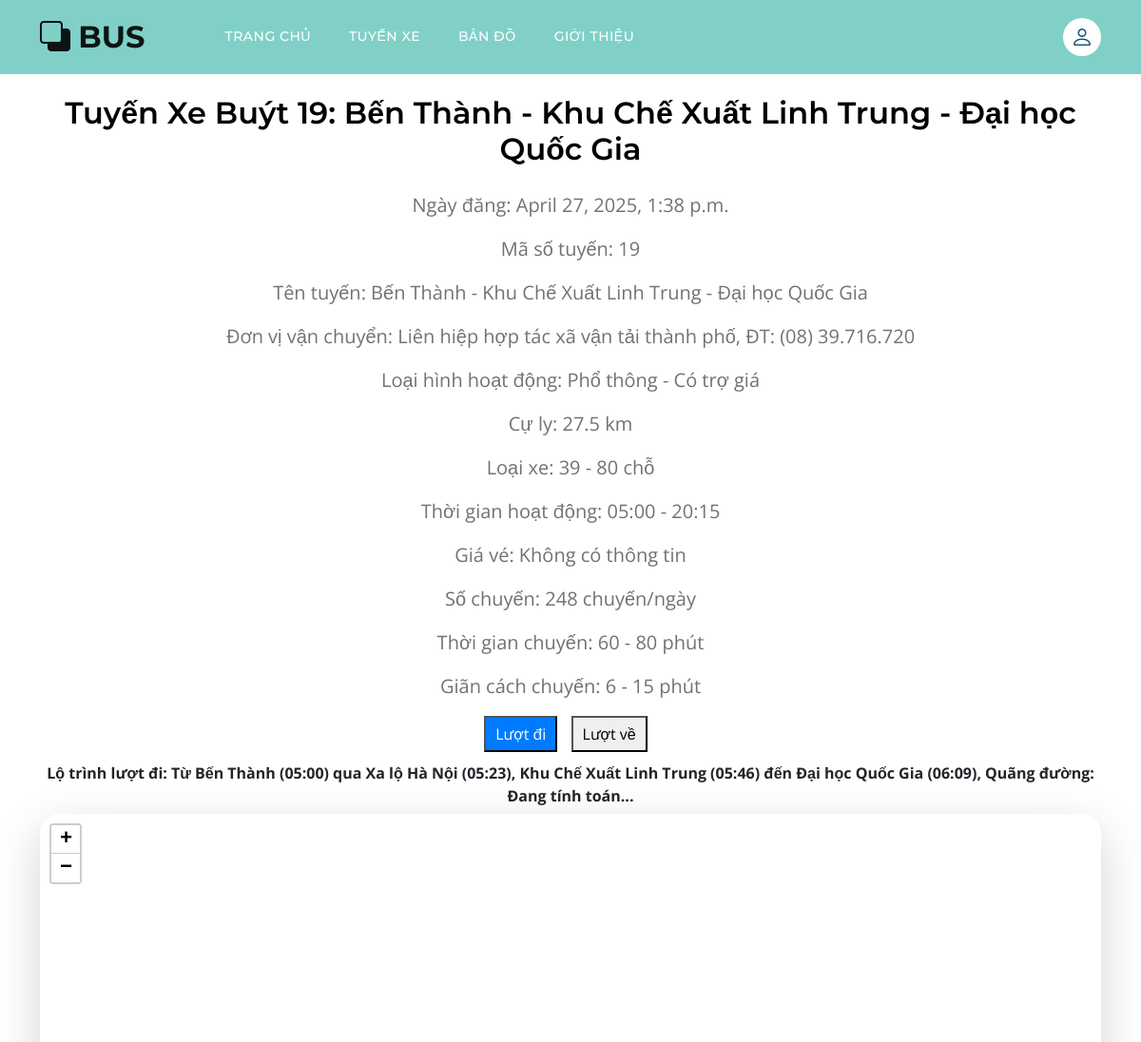
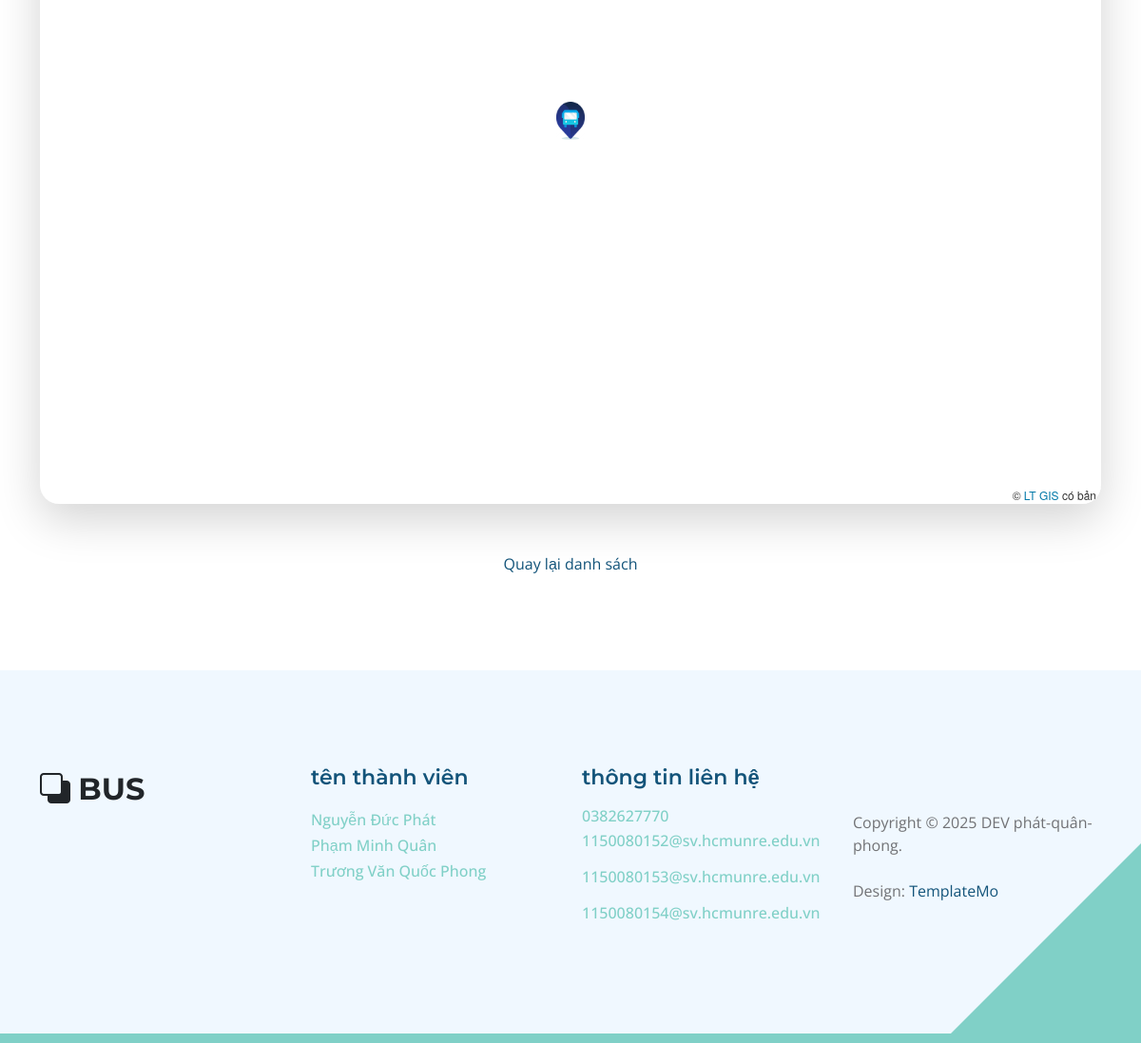
Page /bai-viet/tuyen-xe-buyt-19-ben-thanh-khu-che-xuat-linh-trung/ on the committed database (2 pictures, top to bottom).
### posts/models.py (models this page shows, shortened)
class Post(models.Model):
    title = models.CharField(max_length=100)
    body = models.TextField()
    slug = models.SlugField(unique=True)
    date = models.DateTimeField(auto_now_add=True)
    points_outbound = models.JSONField(default=list, blank=True)
    points_inbound = models.JSONField(default=list, blank=True)

### posts/views.py (the view)
# urls.py: path("<slug:slug>/", views.post_page, name="page"),
def post_page(request, slug):
    detail = get_object_or_404(Post, slug=slug)
    return render(request, "posts/post_page.html", {"detail": detail})

### posts/templates/posts/post_page.html (shortened to what this page needs)
{% extends "index.html" %} {% load static %} {% block map %}
<link rel="stylesheet" href="{% static 'leaflet/leaflet.css' %}" />
<link rel="stylesheet" href="{% static 'css/map.css' %}" />
<link
  rel="stylesheet"
  href="https://unpkg.com/leaflet-routing-machine@latest/dist/leaflet-routing-machine.css"
/>
{% endblock %} {% block content %}
<section class="section-padding">
  <div class="container">
    <div class="row">
      <div class="col-lg-12 col-12 text-center">
        <h3 class="mb-4">{{ detail.title }}</h3>
        <p>Ngày đăng: {{ detail.date }}</p>
        <div>
          <p>{{ detail.body|safe }}</p>
        </div>
        <div class="route-toggle">
          <button id="show-outbound" class="active">Lượt đi</button>
          <button id="show-inbound">Lượt về</button>
        </div>
        <div id="route-distance">Quãng đường: Đang tính toán...</div>
        <div id="map" class="custom-block bg-white shadow-lg mb-5" style="height:770px"></div>
        <a href="{% url 'posts:list' %}">Quay lại danh sách</a>
      </div>
    </div>
  </div>
</section>
{% endblock %}

### static/css/templatemo-topic-listing.css (style rules this page uses)
:root { --white-color: #ffffff; --primary-color: #13547a; --secondary-color: #80d0c7; --section-bg-color: #f0f8ff; --custom-btn-bg-color: #80d0c7; --custom-btn-bg-hover-color: #13547a; --dark-color: #000000; --p-color: #717275; --border-color: #7fffd4; --link-hover-color: #13547a; --body-font-family: 'Open Sans', sans-serif; --title-font-family: 'Montserrat', sans-serif; --h1-font-size: 58px; --h2-font-size: 46px; --h3-font-size: 32px; --h4-font-size: 28px; --h5-font-size: 24px; --h6-font-size: 22px; --p-font-size: 20px; --menu-font-size: 14px; --btn-font-size: 18px; --copyright-font-size: 16px; --border-radius-large: 100px; --border-radius-medium: 20px; --border-radius-small: 10px; --font-weight-normal: 400; --font-weight-medium: 500; --font-weight-semibold: 600; --font-weight-bold: 700; }
body { background-color: var(--white-color); font-family: var(--body-font-family); }
h2, h3, h4, h5, h6 { color: var(--dark-color); }
h1, h2, h3, h4, h5, h6 { font-family: var(--title-font-family); font-weight: var(--font-weight-semibold); }
h3 { font-size: var(--h3-font-size); }
p { color: var(--p-color); font-size: var(--p-font-size); font-weight: var(--font-weight-normal); }
a, button { touch-action: manipulation; transition: all 0.3s; }
a { display: inline-block; color: var(--primary-color); text-decoration: none; }
.section-padding { padding-top: 100px; padding-bottom: 100px; }
.custom-block { border-radius: var(--border-radius-medium); position: relative; overflow: hidden; transition: all 0.3s ease; height: 100%; transform: translateY(-3px); }

### static/css/map.css (style rules this page uses)
#map { width: 100%; height: 100%; }

### posts/templates/posts/post_page.html (style rules this page uses)
#map { width: 100%; height: 100%; }
.route-toggle { margin: 10px 0; }
.route-toggle button { margin-right: 10px; padding: 5px 10px; }
.route-toggle button.active { background-color: #007bff; color: white; }
#route-distance { margin: 10px 0; font-weight: bold; }

### rows in the picture
Post: title "Tuyến Xe Buýt 19: Bến Thành - Khu Chế Xuất Linh Trung - Đại học Quốc Gia", date "April 27, 2025, 1:38 p.m.", body "Mã số tuyến: 19 Tên tuyến: Bến Thành - Khu Chế Xuất Linh Trung - Đại học Quốc Gia Đơn vị vận chuyển: Liên hiệp hợp tác xã vận tải thành phố, ĐT: (08) 39.716.720 Loại hình hoạt động: Phổ thông - Có trợ giá Cự ly: 27.5 km Loại xe: 39 - 80 chỗ Thời gian hoạt động: 05:00 - 20:15 Giá vé: Không có thông tin Số chuyến: 248 chuyến/ngày Thời gian chuyến: 60 - 80 phút Giãn cách chuyến: 6 - 15 phút"
